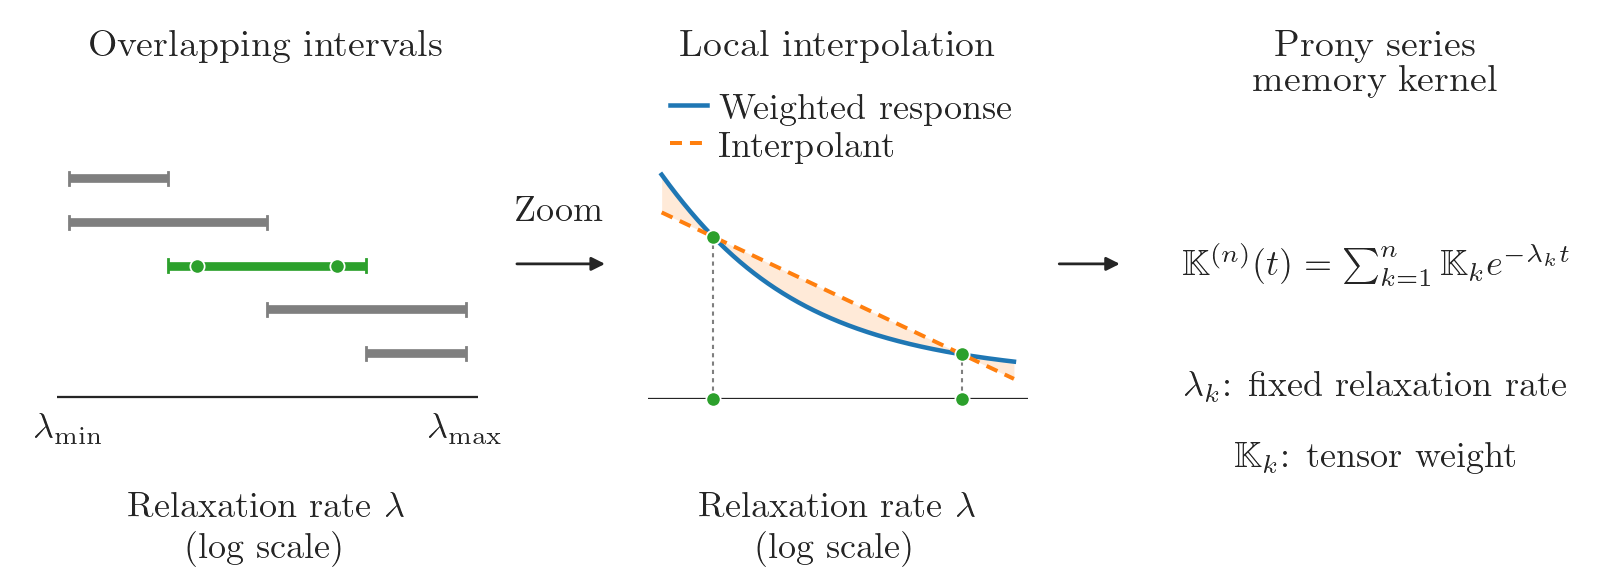

Recreate this plot in Python.
"""Illustrate S2 using LaTeX typography at the manuscript's printed text size."""
from pathlib import Path
import os
os.environ.setdefault("MPLCONFIGDIR", "/private/tmp/local_chebyshev_matplotlib")
os.environ["PATH"] = "/Library/TeX/texbin:" + os.environ.get("PATH", "")
import matplotlib
matplotlib.use("Agg")
import matplotlib.pyplot as plt
from matplotlib.patches import FancyArrowPatch
import numpy as np
from numpy.polynomial.chebyshev import chebfit, chebval

OUT = Path(__file__).resolve().parent
INK = "#252525"
TAB10 = plt.get_cmap("tab10").colors
BLUE, ORANGE, GREEN, GRAY = (TAB10[i] for i in (0, 1, 2, 7))
# The 3p manuscript has a 468 TeX-point text width. Convert TeX points to
# inches and PostScript points to control the final printed font sizes.
TEXT_WIDTH = 468 / 72.27
FONT_SIZE = 10.5 * 72 / 72.27
TITLE_SIZE = 11 * 72 / 72.27
plt.rcParams.update({
    "font.family": "serif", "font.serif": ["Computer Modern Roman"],
    "font.size": FONT_SIZE, "text.usetex": True,
    "text.latex.preamble": r"\usepackage{amsfonts}",
    "text.color": INK, "axes.labelcolor": INK,
    "xtick.color": INK, "ytick.color": INK, "savefig.facecolor": "white",
})
fig = plt.figure(figsize=(TEXT_WIDTH, 2.35), facecolor="white")
left = fig.add_axes([0.035, 0.32, 0.26, 0.42])
middle = fig.add_axes([0.40, 0.32, 0.235, 0.42])
for center, title in ((.165, "Overlapping intervals"),
                      (.5175, "Local interpolation"), (.85, "Prony series\nmemory kernel")):
    fig.text(center, .95, title, ha="center", va="top", fontsize=TITLE_SIZE,
             linespacing=1.05)

# Supports of the hat partition for logarithmic span 4 and spacing 1.
intervals = [(0, 1), (0, 2), (1, 3), (2, 4), (3, 4)]
# Two nodes keep the interpolation error visible at manuscript size.
m = 2
nodes = np.sort(np.cos((2 * np.arange(1, m + 1) - 1) * np.pi / (2 * m)))
for row, (lo, hi) in enumerate(intervals):
    height = 5 - row
    color = GREEN if row == 2 else GRAY
    left.plot([lo, hi], [height, height], color=color, lw=2.5, solid_capstyle="butt")
    for endpoint in (lo, hi):
        left.plot([endpoint, endpoint], [height - .15, height + .15], color=color, lw=.8)
left.scatter(2 + nodes, np.full(m, 3), color=GREEN, edgecolor="white", linewidth=.5, s=17, zorder=4)
left.axhline(0, color=INK, lw=.65)
left.set(xlim=(-.12, 4.12), ylim=(-.05, 5.6))
left.set_xticks([0, 4], [r"$\lambda_{\min}$", r"$\lambda_{\max}$"])
left.set_yticks([])
left.tick_params(axis="x", length=0, pad=4)
left.set_xlabel("Relaxation rate $\\lambda$\n(log scale)", labelpad=5)
left.xaxis.set_label_coords(.5, -.38)
for spine in left.spines.values():
    spine.set_visible(False)

# One actual scalar weighted response: e(s)=sin(s), t=2, beta_elas/beta_visc=1,
# and lambda=exp(2+x), with its linear Chebyshev interpolant.
def response(x):
    lam = np.exp(2 + x)
    return (1 + lam) * (lam * np.cos(2) + np.sin(2) - lam * np.exp(-2 * lam)) / (1 + lam**2)
x = np.linspace(-1, 1, 501)
values = response(nodes)
coefficients = chebfit(nodes, values, m - 1)
interpolant = chebval(x, coefficients)
middle.fill_between(x, response(x), interpolant, color=ORANGE, alpha=.16,
                    linewidth=0, zorder=0)
middle.plot(x, response(x), color=BLUE, lw=1.3, label="Weighted response")
middle.plot(x, interpolant, color=ORANGE, lw=1.15, linestyle=(0, (3, 2)), label="Interpolant")
middle.scatter(nodes, values, color=GREEN, edgecolor="white", linewidth=.5, s=17, zorder=4)
ymin, ymax = response(x).min(), response(x).max()
base = ymin - .20 * (ymax - ymin)
for xi, yi in zip(nodes, values):
    middle.plot([xi, xi], [base, yi], color=GRAY, lw=.6, linestyle=(0, (2, 2)), zorder=0)
middle.axhline(base, color=INK, lw=.65)
middle.scatter(nodes, np.full(m, base), color=GREEN, edgecolor="white", linewidth=.5, s=17, zorder=4, clip_on=False)
middle.set(xlim=(-1.08, 1.08), ylim=(base, ymax + .12 * (ymax - ymin)))
middle.set_xticks([])
middle.set_yticks([])
middle.set_xlabel("Relaxation rate $\\lambda$\n(log scale)", labelpad=5)
middle.xaxis.set_label_coords(.5, -.38)
middle.legend(loc="upper right", bbox_to_anchor=(1, 1.30), frameon=False, handlelength=1.0,
              handletextpad=.35, borderaxespad=0, labelspacing=.15)
for spine in middle.spines.values():
    spine.set_visible(False)

arrows = []
for start, end in ((.315, .378), (.650, .696)):
    arrow = FancyArrowPatch((start, .55), (end, .55), transform=fig.transFigure,
                            arrowstyle="-|>", mutation_scale=8, lw=.8, color=INK)
    fig.add_artist(arrow)
    arrows.append(arrow)
fig.text(.3465, .64, "Zoom", ha="center", va="center")
equation = fig.text(.85, .55, r"$\mathbb{K}^{(n)}(t)=\sum_{k=1}^{n}\mathbb{K}_k e^{-\lambda_k t}$", ha="center", va="center")
fig.text(.85, .34, r"$\lambda_k$: fixed relaxation rate", ha="center", va="center")
fig.text(.85, .22, r"$\mathbb{K}_k$: tensor weight", ha="center", va="center")

fig.canvas.draw()
renderer = fig.canvas.get_renderer()
gap = (equation.get_window_extent(renderer).x0 - arrows[1].get_window_extent(renderer).x1) * 72.27 / fig.dpi
print(f"Arrow-to-equation clearance: {gap:.1f} TeX pt; labels: 10.5pt; headings: 11pt")
if gap < 10:
    raise ValueError("The equation needs at least 10pt of clearance from the arrow.")
for extension in ("pdf", "svg", "png"):
    fig.savefig(OUT / f"local_chebyshev_interpolation.{extension}", dpi=250)
plt.close(fig)
